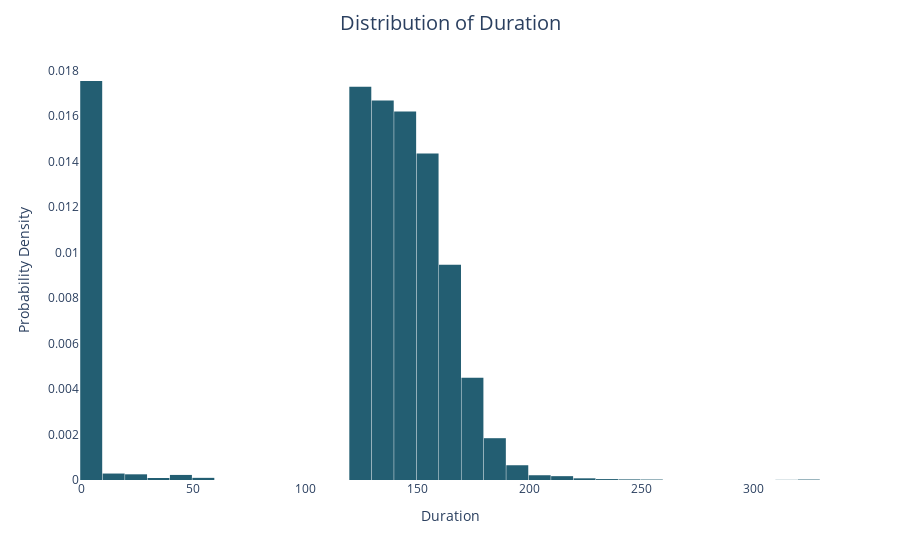

Notebook code cell kept with this figure:
### Code cell
fig_duration = px.histogram(df, x = 'Runtime', histnorm='probability density', nbins = 40, color_discrete_sequence = colors)
fig_duration.update_traces(selector=dict(type='histogram'))
fig_duration.update_layout(title='Distribution of Duration', title_x=0.5, title_pad=dict(t=20), title_font=dict(size=20), xaxis_title='Duration', yaxis_title='Probability Density', xaxis=dict(showgrid=False), yaxis=dict(showgrid=False), bargap=0.02, plot_bgcolor = 'white')
fig_duration.show()

### Figure 1 — Plotly figure (JSON) as saved in the notebook; plotly's stock layout.template omitted (floating-point values rounded to 4 significant figures; data arrays with more than 128 entries replaced by an {"elided": "..."} marker saying what was removed)
{"data": [{"alignmentgroup": "True", "bingroup": "x", "histnorm": "probability density", "hovertemplate": "Runtime=%{x}<br>probability density=%{y}<extra></extra>", "legendgroup": "", "marker": {"color": "#235E72", "pattern": {"shape": ""}}, "name": "", "nbinsx": 40, "offsetgroup": "", "orientation": "v", "showlegend": false, "type": "histogram", "x": {"elided": "14801 int values"}, "xaxis": "x", "yaxis": "y"}], "layout": {"bargap": 0.02, "barmode": "relative", "legend": {"tracegroupgap": 0}, "margin": {"t": 60}, "plot_bgcolor": "white", "title": {"font": {"size": 20}, "pad": {"t": 20}, "text": "Distribution of Duration", "x": 0.5}, "xaxis": {"anchor": "y", "domain": [0, 1], "showgrid": false, "title": {"text": "Duration"}}, "yaxis": {"anchor": "x", "domain": [0, 1], "showgrid": false, "title": {"text": "Probability Density"}}}}
